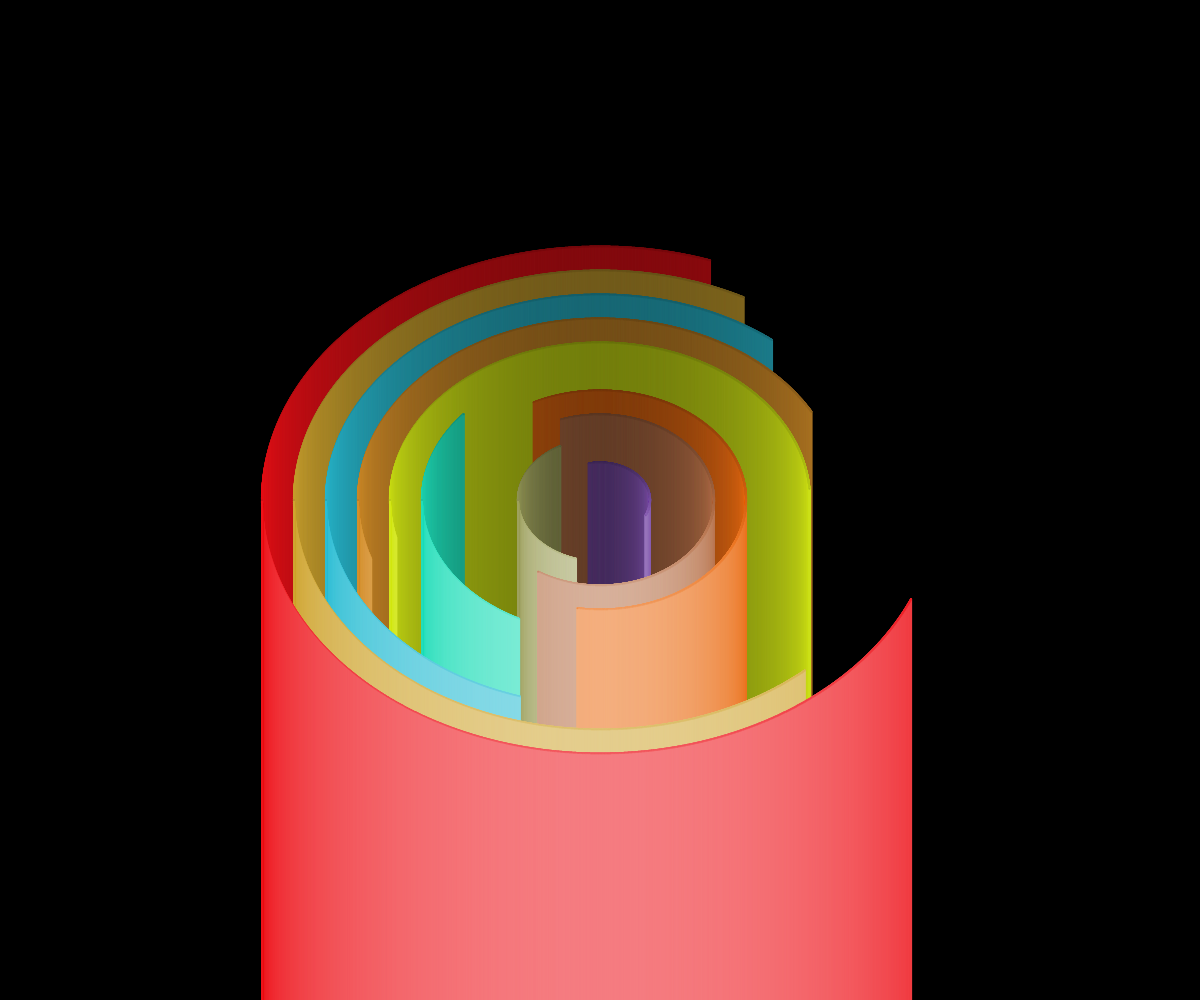
Frame 1 (no input)
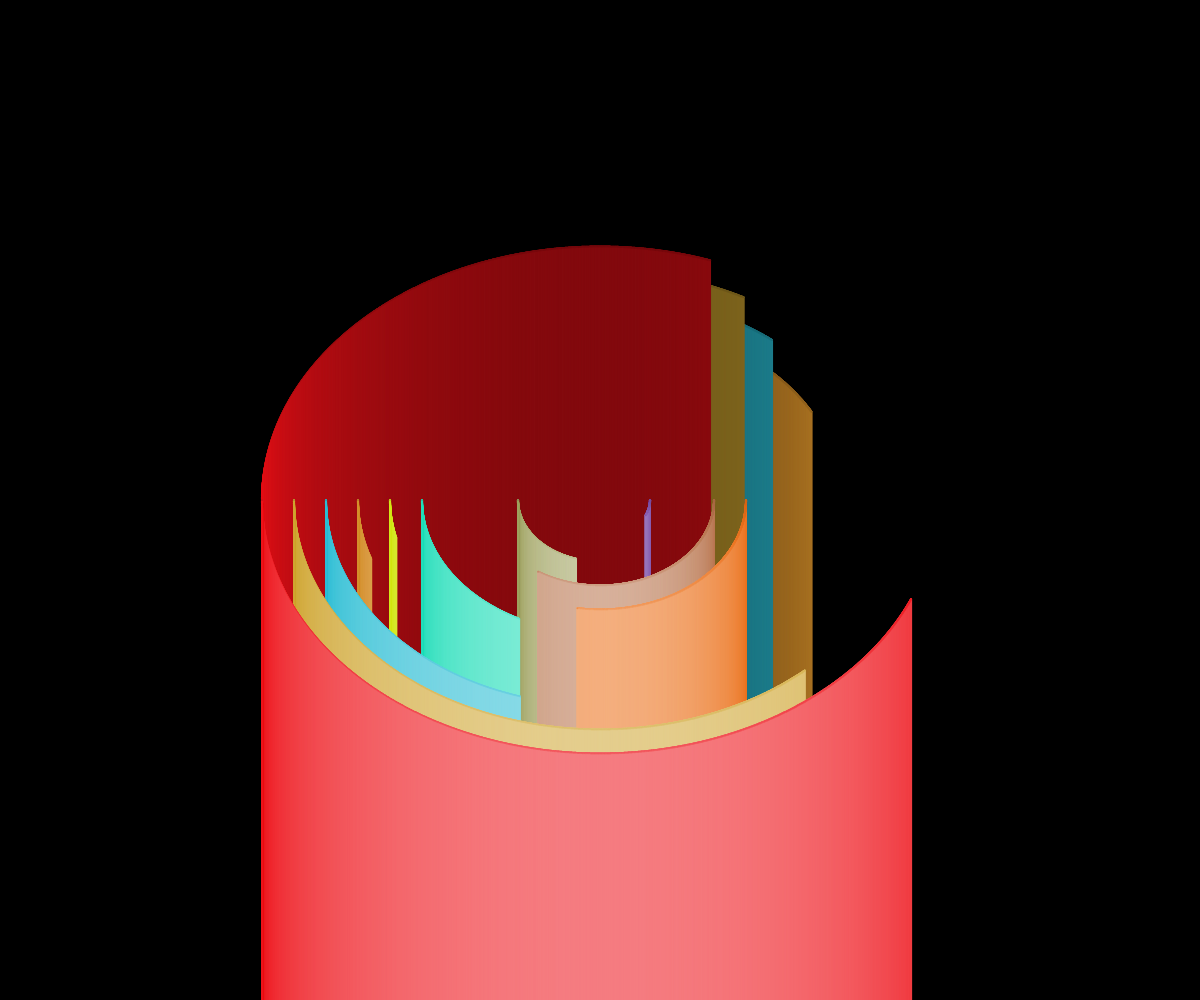
Frame 2 (the mouse pressed at the canvas centre, redrawn once)

The p5.js sketch that drew these frames (run headless with seeded random() and noise() and a simulated clock; the mouse was pressed at the canvas centre and the sketch redrawn once):

// p5.js sketch
// ── sketch.js
let shapesFront = [], // Array of shape objects
  shapesBack = []; // Array of background shape parts

function setup() {
  createCanvas(windowWidth, windowHeight);
  angleMode(DEGREES); // Angle is interpreted as degrees instead of radians
  colorMode(HSL); // Set colors by Hue, Saturation, Lighness

  // Draw a circle by the points
  let x = width / 2,
    y = height / 2, // Canvas center
    step = 0.1, // Step
    weight = 2, // Thickness
    amount = 10, // Amount of arcs
    gap = 30, // Space between circles
    currentRadius = 50; // Initial/current radius

  strokeWeight(weight);

  // Generate shapes points
  for (let i = 0; i < amount; i++)
  {
    let points = genSegment(x, y, currentRadius, step),
      hue = random(360),
      saturation = random(100),
      lightness = random(100);

    shapesBack.push(new Shape(points[0], currentRadius, hue, saturation, lightness, x, y));
    shapesFront.push(new Shape(points[1], currentRadius, hue, saturation, lightness, x, y));

    currentRadius += weight + gap; // Add gap and thickness to the current radius
  }

}

function draw() {
  background(0);
  stroke(255);

  // Loop through the shapes array and draw each one
  shapesBack.reverse().forEach(shape => shape.draw()); // Reverse
  shapesFront.forEach(shape => shape.draw());

  noLoop(); // Stop animation
}

//

function genSegment(x, y, r, s, rotateX = 0.75) {
  let startAngle = round(random(360)),
    endAngle = round(startAngle + random(90, 270)),
    pointsBack = [], pointsFront = [];

  if (endAngle < startAngle) [endAngle, startAngle] = [startAngle, endAngle];

  for (let a = startAngle; a <= endAngle; a += s)
  {
    let cx = x + cos(a) * r,
      cy = y + sin(a) * r * rotateX;

    if (sin(a) <= 0)
    {
      pointsBack.push([cx, cy]);
    } else
    {
      pointsFront.push([cx, cy]);
    }

  }

  return [pointsBack, pointsFront];
}

//

class Shape {
  constructor (points, radius, hue, saturation, lightness, x, y) {
    this.points = points; // Points array
    this.r = radius;
    this.h = hue;
    this.s = saturation;
    this.l = lightness;
    this.x = x;
    this.y = y;
  }

  draw() {
    if (Array.isArray(this.points) && this.points.length)
    {

      this.points.forEach(i => {

        this.l = map(i[1], this.y - this.r, this.y + this.r, 20, 80); // Map y to ligtness
        stroke(this.h, this.s, this.l); // Set color by H/S/L

        line(i[0], i[1], i[0], height); // Draw a "wall" - a line to the height

        stroke(this.h, this.s, this.l * 0.85); // Make the border a bit darker
        point(i[0], i[1]);

      });

    }
  }
}
